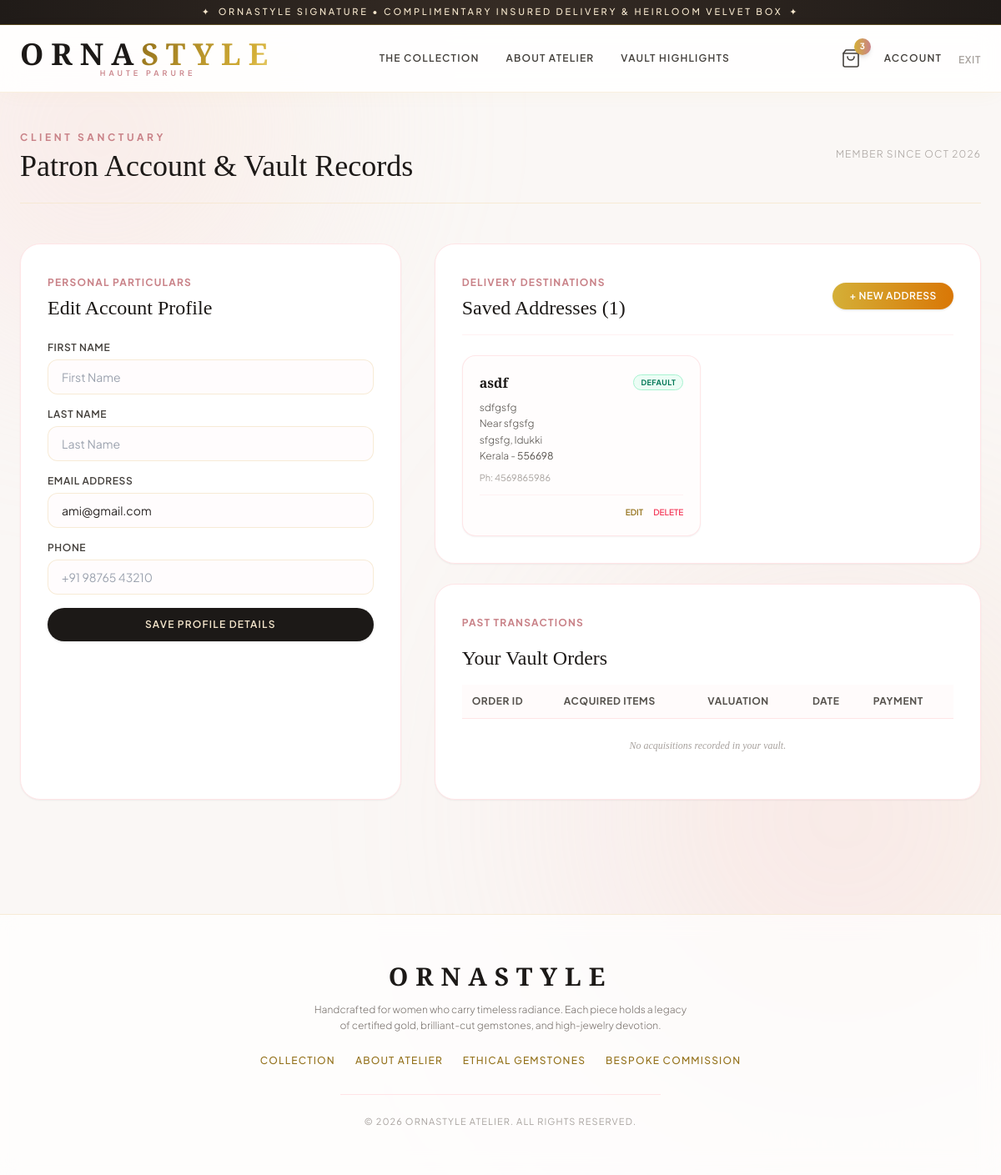
Page /account/ (signed in) on the committed database.
### core/models.py (models this page shows, shortened)
class User(AbstractUser):
    class Role(models.TextChoices):
        ADMIN = 'ADMIN', 'Store Administrator'
        VENDOR = 'VENDOR', 'Artisan / Vendor'
        CUSTOMER = 'CUSTOMER', 'Customer'
    role = models.CharField(
        max_length=15, choices=Role.choices, default=Role.CUSTOMER
    )
    phone = models.CharField(max_length=20, blank=True, null=True)
    def is_vendor(self):
        return self.role == self.Role.VENDOR
    def is_custom_admin(self):
        return self.role == self.Role.ADMIN or self.is_superuser

class Address(models.Model):
    user = models.ForeignKey(
        User, on_delete=models.CASCADE, related_name='addresses'
    )
    full_name = models.CharField(max_length=150)
    phone_number = models.CharField(max_length=20)
    street_address = models.CharField(max_length=255)
    landmark = models.CharField(max_length=150, blank=True, null=True)
    city_or_town = models.CharField(max_length=100)
    district = models.CharField(max_length=100, default='Idukki')
    state = models.CharField(max_length=100, default='Kerala')
    pincode = models.CharField(max_length=10)
    is_default = models.BooleanField(default=False)
    created_at = models.DateTimeField(auto_now_add=True)

### core/views.py (the view)
# urls.py: path('account/', views.account_profile_view, name='account_profile'),
@login_required
def account_profile_view(request):
    if request.user.is_custom_admin():
        return redirect('dashboard')
    if request.method == 'POST':
        user_form = UserProfileForm(request.POST, instance=request.user)
        if user_form.is_valid():
            user_form.save()
            messages.success(request, "Account profile credentials successfully saved.")
            return redirect('account_profile')
    else:
        user_form = UserProfileForm(instance=request.user)
    addresses = Address.objects.filter(user=request.user).order_by('-is_default', '-created_at')
    orders = Order.objects.filter(customer=request.user).order_by('-created_at')
    context = {
        'user_form': user_form,
        'addresses': addresses,
        'orders': orders,
    }
    return render(request, 'store/account.html', context)

### core/forms.py
class UserProfileForm(forms.ModelForm):
    class Meta:
        model = User
        fields = ['first_name', 'last_name', 'email', 'phone']
        widgets = {
            'first_name': forms.TextInput(attrs={'class': INPUT_STYLE, 'placeholder': 'First Name'}),
            'last_name': forms.TextInput(attrs={'class': INPUT_STYLE, 'placeholder': 'Last Name'}),
            'email': forms.EmailInput(attrs={'class': INPUT_STYLE, 'placeholder': 'name@example.com'}),
            'phone': forms.TextInput(attrs={'class': INPUT_STYLE, 'placeholder': '+91 98765 43210'}),
        }

### core/context_processors.py (called while the page is built)
def cart_count_context(request):
    if request.user.is_authenticated:
        cart = Cart.objects.filter(user=request.user).first()
        if cart:
            return {'global_cart_count': cart.total_count}
    return {'global_cart_count': 0}

### core/models.py (called while the page is built)
    @property
    def total_count(self):
        return sum(item.quantity for item in self.items.all())

### templates/store/account.html (shortened to what this page needs)
{% extends 'base.html' %}
{% block content %}
<div class="max-w-6xl mx-auto space-y-12">
    <div class="border-b border-ornagold-200/80 pb-6 flex flex-col sm:flex-row sm:items-center justify-between gap-4">
        <div>
            <span class="text-xs uppercase tracking-[0.3em] text-rosegold font-bold">Client Sanctuary</span>
            <h1 class="font-serif text-3xl sm:text-4xl text-stone-900 font-normal mt-1">Patron Account & Vault Records</h1>
        </div>
        <span class="text-xs text-stone-400 font-light tracking-widest uppercase">Member Since {{ user.date_joined|date:"M Y" }}</span>
    </div>
    <div class="grid grid-cols-1 lg:grid-cols-12 gap-10">
        <div class="lg:col-span-5 bg-white rounded-3xl p-8 border border-rose-100 shadow-sm space-y-6">
            <div>
                <span class="text-xs uppercase tracking-widest text-rosegold font-bold">Personal Particulars</span>
                <h2 class="font-serif text-2xl text-stone-900 mt-1">Edit Account Profile</h2>
            </div>
            <form method="post" class="space-y-4">
                {% for field in user_form %}
                <div class="space-y-1.5">
                    <label class="block text-xs uppercase tracking-wider font-semibold text-stone-700">{{ field.label }}</label>
                    {{ field }}
                </div>
                {% endfor %}
                <button type="submit" class="w-full mt-4 py-3 rounded-full bg-stone-900 text-ornagold-200 text-xs font-semibold uppercase tracking-widest hover:bg-stone-800 transition shadow">
                    Save Profile Details
                </button>
            </form>
        </div>
        <div class="lg:col-span-7 space-y-6">
            <div class="bg-white rounded-3xl p-8 border border-rose-100 shadow-sm space-y-6">
                <div class="flex items-center justify-between pb-4 border-b border-rose-50">
                    <div>
                        <span class="text-xs uppercase tracking-widest text-rosegold font-bold">Delivery Destinations</span>
                        <h2 class="font-serif text-2xl text-stone-900 mt-1">Saved Addresses ({{ addresses|length }})</h2>
                    </div>
                    <a href="{% url 'address_create' %}" class="px-5 py-2 rounded-full bg-gradient-to-r from-ornagold-500 to-amber-600 text-white text-xs uppercase tracking-wider font-semibold shadow hover:scale-105 transition">
                        + New Address
                    </a>
                </div>
                <div class="grid grid-cols-1 sm:grid-cols-2 gap-4">
                    {% for addr in addresses %}
                    <div class="p-5 rounded-2xl border border-rose-100/90 bg-[#FFFDFD] flex flex-col justify-between space-y-3 shadow-sm hover:border-ornagold-300 transition">
                        <div>
                            <div class="flex items-center justify-between">
                                <strong class="font-serif text-base text-stone-900">{{ addr.full_name }}</strong>
                                {% if addr.is_default %}
                                    <span class="text-[9px] uppercase tracking-wider font-bold px-2 py-0.5 rounded-full bg-emerald-50 text-emerald-700 border border-emerald-200">Default</span>
                                {% endif %}
                            </div>
                            <p class="text-xs text-stone-600 mt-2 font-light leading-relaxed">
                                {{ addr.street_address }}<br>
                                {% if addr.landmark %}Near {{ addr.landmark }}<br>{% endif %}
                                {{ addr.city_or_town }}, {{ addr.district }}<br>
                                {{ addr.state }} - <strong>{{ addr.pincode }}</strong>
                            </p>
                            <p class="text-[11px] text-stone-400 mt-2">Ph: {{ addr.phone_number }}</p>
                        </div>
                        <div class="pt-3 border-t border-rose-50 flex items-center justify-end space-x-3 text-xs">
                            <a href="{% url 'address_edit' addr.pk %}" class="text-ornagold-700 hover:underline font-semibold uppercase text-[10px]">Edit</a>
                            <a href="{% url 'address_delete' addr.pk %}" onclick="return confirm('Remove address destination?');" class="text-rose-500 hover:underline font-semibold uppercase text-[10px]">Delete</a>
                        </div>
                    </div>
                    {% empty %}
                    <div class="col-span-full py-8 text-center text-stone-400 font-serif italic">
                        No shipping addresses registered. Click above to add your primary delivery address.
                    </div>
                    {% endfor %}
                </div>
            </div>
            <div class="bg-white rounded-3xl p-8 border border-rose-100 shadow-sm space-y-4">
                <span class="text-xs uppercase tracking-widest text-rosegold font-bold">Past Transactions</span>
                <h2 class="font-serif text-2xl text-stone-900">Your Vault Orders</h2>
                <div class="overflow-x-auto">
                    <table class="w-full text-left text-xs border-collapse">
                        <thead class="bg-rose-50/30 text-stone-600 uppercase tracking-wider border-b border-rose-100">
                            <tr>
                                <th class="p-3">Order ID</th>
                                <th class="p-3">Acquired Items</th>
                                <th class="p-3">Valuation</th>
                                <th class="p-3">Date</th>
                                <th class="p-3">Payment</th>
                            </tr>
                        </thead>
                        <tbody class="divide-y divide-rose-50">
                            {% for order in orders %}
                            <tr>
                                <td class="p-3 font-mono font-bold text-stone-900">#{{ order.id }}</td>
                                <td class="p-3 text-stone-600">
                                    {% for item in order.items.all %}
                                        {{ item.quantity }}x {{ item.item.title }}{% if not forloop.last %}, {% endif %}
                                    {% endfor %}
                                </td>
                                <td class="p-3 font-serif font-bold text-ornagold-700">${{ order.total_amount }}</td>
                                <td class="p-3 text-stone-400">{{ order.created_at|date:"M d, Y" }}</td>
                                <td class="p-3">
                                    <span class="inline-block px-2 py-0.5 rounded-full text-[10px] font-semibold bg-emerald-50 text-emerald-700">
                                        Paid via Razorpay
                                    </span>
                                </td>
                            </tr>
                            {% empty %}
                            <tr>
                                <td colspan="5" class="p-6 text-center text-stone-400 italic font-serif">No acquisitions recorded in your vault.</td>
                            </tr>
                            {% endfor %}
                        </tbody>
                    </table>
                </div>
            </div>
        </div>
    </div>
</div>
{% endblock %}

### rows in the picture
User: date_joined "OCT 2026", user_form "ami@gmail.com"
Address: full_name "asdf", is_default "DEFAULT", street_address "sdfgsfg", landmark "sfgsfg", city_or_town "sfgsfg", district "Idukki", state "Kerala", pincode "556698", phone_number "4569865986"

### other values in the picture
{{ global_cart_count }} "3"
{{ field.label }} "FIRST NAME" "LAST NAME" "EMAIL ADDRESS" "PHONE"
{{ addresses|length }} "1"
